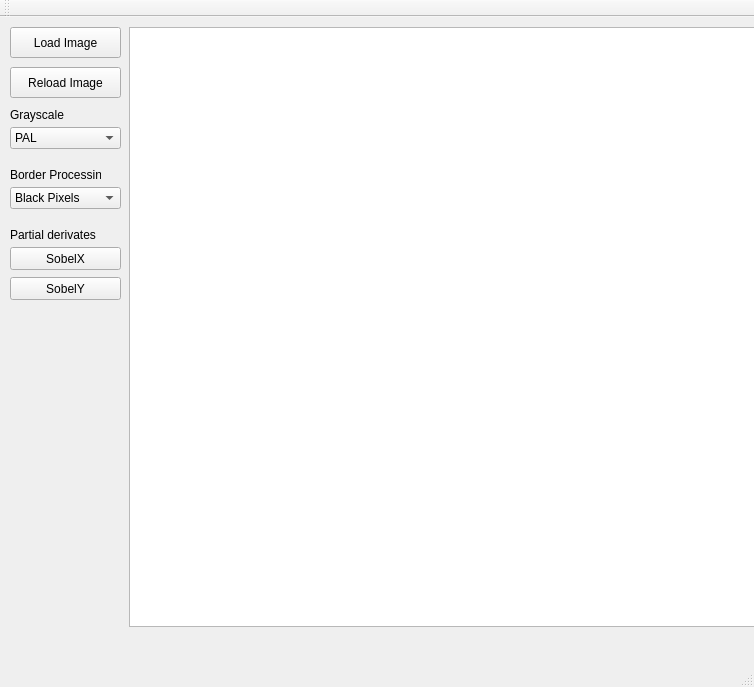
<?xml version="1.0" encoding="UTF-8"?>
<ui version="4.0">
 <class>MainWindow</class>
 <widget class="QMainWindow" name="MainWindow">
  <property name="geometry">
   <rect>
    <x>0</x>
    <y>0</y>
    <width>754</width>
    <height>687</height>
   </rect>
  </property>
  <property name="windowTitle">
   <string>MainWindow</string>
  </property>
  <widget class="QWidget" name="centralWidget">
   <widget class="QGraphicsView" name="graphicsView">
    <property name="geometry">
     <rect>
      <x>129</x>
      <y>10</y>
      <width>761</width>
      <height>600</height>
     </rect>
    </property>
   </widget>
   <widget class="QPushButton" name="LoadButton">
    <property name="geometry">
     <rect>
      <x>10</x>
      <y>10</y>
      <width>111</width>
      <height>31</height>
     </rect>
    </property>
    <property name="text">
     <string>Load Image</string>
    </property>
   </widget>
   <widget class="QPushButton" name="ReloadButton">
    <property name="geometry">
     <rect>
      <x>10</x>
      <y>50</y>
      <width>111</width>
      <height>31</height>
     </rect>
    </property>
    <property name="text">
     <string>Reload Image</string>
    </property>
   </widget>
   <widget class="QComboBox" name="grayscaleBox">
    <property name="geometry">
     <rect>
      <x>10</x>
      <y>110</y>
      <width>111</width>
      <height>22</height>
     </rect>
    </property>
    <item>
     <property name="text">
      <string>PAL</string>
     </property>
    </item>
    <item>
     <property name="text">
      <string>HDTV</string>
     </property>
    </item>
   </widget>
   <widget class="QLabel" name="label">
    <property name="geometry">
     <rect>
      <x>10</x>
      <y>90</y>
      <width>81</width>
      <height>16</height>
     </rect>
    </property>
    <property name="text">
     <string>Grayscale</string>
    </property>
   </widget>
   <widget class="QLabel" name="label_2">
    <property name="geometry">
     <rect>
      <x>10</x>
      <y>150</y>
      <width>91</width>
      <height>16</height>
     </rect>
    </property>
    <property name="text">
     <string>Border Processing</string>
    </property>
   </widget>
   <widget class="QComboBox" name="borderWrapBox">
    <property name="geometry">
     <rect>
      <x>10</x>
      <y>170</y>
      <width>111</width>
      <height>22</height>
     </rect>
    </property>
    <item>
     <property name="text">
      <string>Black Pixels</string>
     </property>
    </item>
    <item>
     <property name="text">
      <string>Copy Border Pixels</string>
     </property>
    </item>
    <item>
     <property name="text">
      <string>Reflect Border PIxels</string>
     </property>
    </item>
    <item>
     <property name="text">
      <string>Wrap Up Border Pixels</string>
     </property>
    </item>
   </widget>
   <widget class="QPushButton" name="SobelXButton">
    <property name="geometry">
     <rect>
      <x>10</x>
      <y>230</y>
      <width>111</width>
      <height>23</height>
     </rect>
    </property>
    <property name="text">
     <string>SobelX</string>
    </property>
   </widget>
   <widget class="QPushButton" name="SobelYButton">
    <property name="geometry">
     <rect>
      <x>10</x>
      <y>260</y>
      <width>111</width>
      <height>23</height>
     </rect>
    </property>
    <property name="text">
     <string>SobelY</string>
    </property>
   </widget>
   <widget class="QLabel" name="label_3">
    <property name="geometry">
     <rect>
      <x>10</x>
      <y>210</y>
      <width>101</width>
      <height>16</height>
     </rect>
    </property>
    <property name="text">
     <string>Partial derivates</string>
    </property>
   </widget>
  </widget>
  <widget class="QMenuBar" name="menuBar">
   <property name="geometry">
    <rect>
     <x>0</x>
     <y>0</y>
     <width>754</width>
     <height>21</height>
    </rect>
   </property>
  </widget>
  <widget class="QToolBar" name="mainToolBar">
   <attribute name="toolBarArea">
    <enum>TopToolBarArea</enum>
   </attribute>
   <attribute name="toolBarBreak">
    <bool>false</bool>
   </attribute>
  </widget>
  <widget class="QStatusBar" name="statusBar"/>
 </widget>
 <layoutdefault spacing="6" margin="11"/>
 <resources/>
 <connections/>
</ui>
